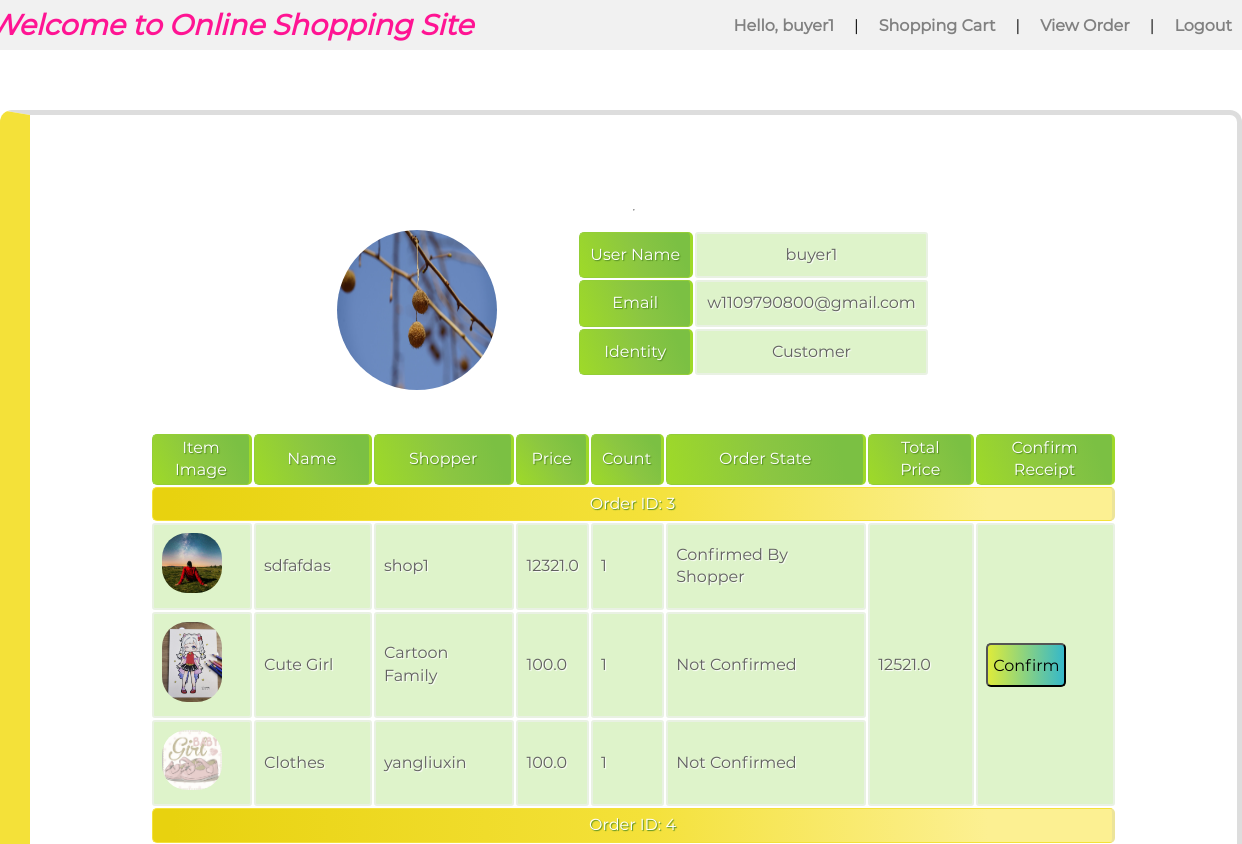
The app's page /order/view (signed in, upper part), older data.
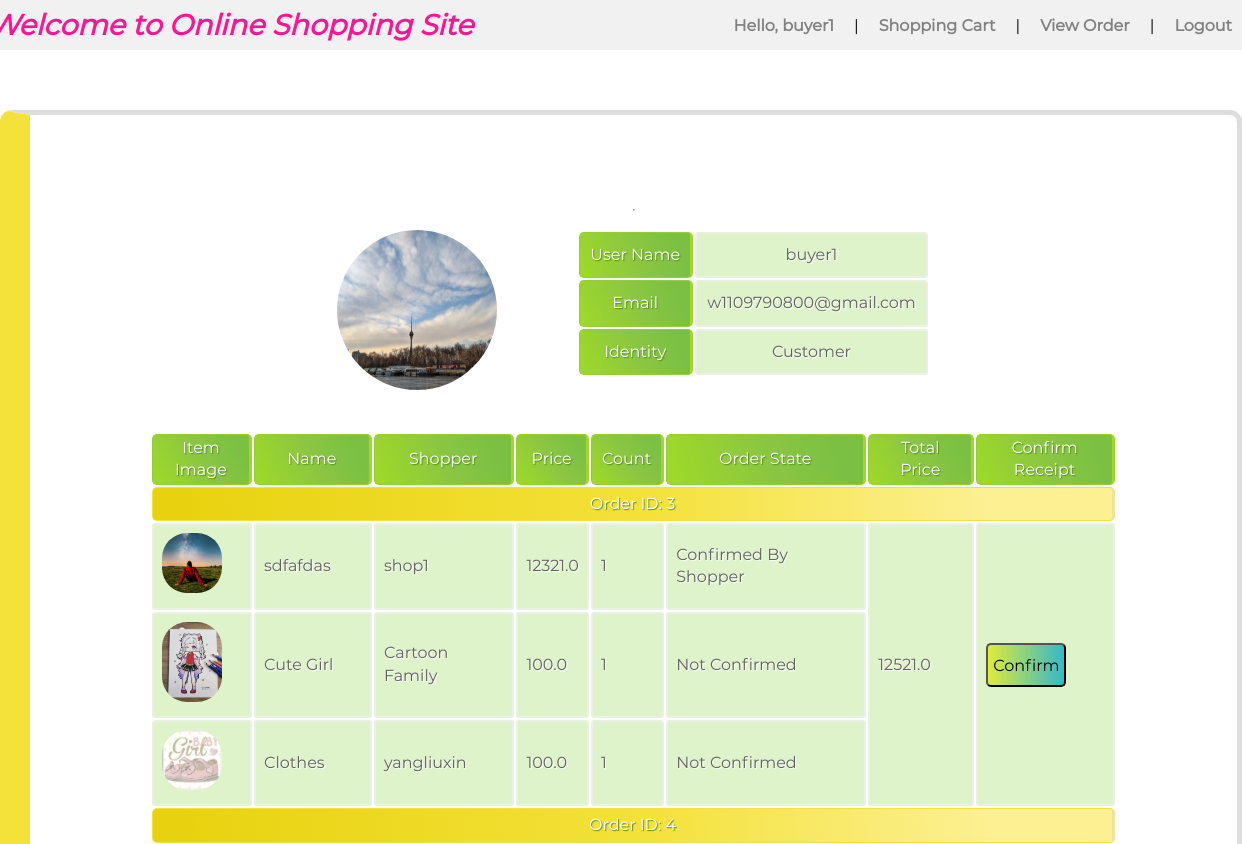
The same page, newer data.
### project/models/UserModel.py (models this page shows, shortened)
class User(UserMixin, PkModel):
    __tablename__ = "users"
    username = Column(db.String(80), unique=True, nullable=False)
    main_image_url = Column(db.VARCHAR(255), nullable=True, default="static/image/user_info/default_avatar.jpg")
    email = Column(db.String(80), unique=True, nullable=False)
    password = Column(db.String(128), nullable=True)
    created_at = Column(db.DateTime, nullable=False, default=dt.datetime.utcnow)
    first_name = Column(db.String(30), nullable=True)
    last_name = Column(db.String(30), nullable=True)
    active = Column(db.Boolean(), default=False)
    is_shopper = Column(db.Boolean(), default=False)
    items = db.relationship("Item", backref='owned_user', lazy=True)
    cart = db.relationship("Cart", backref='cart_user', lazy=True)
    order = db.relationship("Order", backref='order_user', lazy=True)

### project/models/OrderModel.py (models this page shows, shortened)
class Order(PkModel):
    __tablename__ = "orders"
    order_id = Column(db.Integer, nullable=False)
    count = Column(db.Integer, nullable=False)
    item_id = db.Column(db.Integer, db.ForeignKey("item.id"))
    user_id = db.Column(db.Integer, db.ForeignKey("users.id"))
    shopper_id = db.Column(db.Integer)
    is_confirmed_by_shopper = db.Column(db.Boolean, nullable=False, default=False)
    is_confirmed_delivery = db.Column(db.Boolean, nullable=False, default=False)
    created_at = Column(db.DateTime, nullable=False, default=dt.datetime.utcnow)
    def get_shop_userID(self) -> int:
        return Item.get_by_id(self.item_id).owner

### project/models/ItemModel.py (models this page shows, shortened)
class Item(PkModel):
    __tablename__ = "item"
    name = Column(db.VARCHAR(255), nullable=False, default="")
    price = Column(db.Float(50), nullable=False, default=0.0)
    description = db.Column(db.String(length=1024), nullable=False, default="")
    inventory = Column(db.Integer, nullable=False, default=0)
    sold_count = Column(db.Integer, nullable=False, default=0)
    disabled = Column(db.Boolean, nullable=False, default=False)
    created_at = Column(db.DateTime, nullable=False, default=dt.datetime.utcnow)
    main_image_url = Column(db.VARCHAR(255), nullable=False, default="")
    owner = db.Column(db.Integer, db.ForeignKey("users.id"))
    cart = db.relationship("Cart", backref='cart_item', lazy=True)
    order = db.relationship("Order", backref='order_item', lazy=True)

### project/shopping/order.py (the view)
@blueprint.route("/order/view", methods=["GET", "POST"])
@login_required
def view_order():
    user: User = current_user
    total_price: dict = {}
    order_dict: dict = {}
    if user.is_shopper:
        orders = OrderModel.get_orders_by_shopper(user.id)
    else:
        orders = OrderModel.get_orders_by_userid(user.id)
    for order_id in orders:
        tmp_price = 0
        for order in orders[order_id]:
            shop_user_id: int = order.get_shop_userID()
            item_id: int = order.item_id
            item: Item = Item.get_by_id(item_id)
            order.item = item
            user_id: int = order.user_id
            buyer: User = User.get_by_id(user_id)
            shopper: User = User.get_by_id(shop_user_id)
            order.buyer = buyer
            order.shopper = shopper
            tmp_price += item.price * order.count
            order.status = "Not Confirmed"
            if order.is_confirmed_by_shopper:
                order.status = "Confirmed By Shopper"
            if order.is_confirmed_delivery:
                order.status = "Confirmed Delivered"
        total_price[order_id] = tmp_price
    return render_template("shopping/order.html", order_dict=order_dict, isshopper=user.is_shopper,
                           orders=orders, total_price=total_price)

### project/database_model.py (called while the page is built)
    @classmethod
    def get_by_id(cls, record_id):
        basestring = (str, bytes)
        if any(
                (
                        isinstance(record_id, basestring) and record_id.isdigit(),
                        isinstance(record_id, (int, float)),
                )
        ):
            return cls.query.get(int(record_id))
        return None

### project/models/OrderModel.py (called while the page is built)
def get_orders_by_userid(user_id) -> dict:
    items: list[Order] = Order.query.filter_by(user_id=user_id).all()
    res: dict[str: Order] = {}
    for i in items:
        order_id: int = i.order_id
        if order_id not in res.keys():
            res[order_id] = [i]
        else:
            res[order_id].append(i)
    return res

### project/models/UserModel.py (called while the page is built)
@login_manager.user_loader
def load_user(user_id):
    user = User.query.get(user_id)
    return user

### project/templates/shopping/order.html (shortened to what this page needs)
{% extends "/base/base.html" %}
{% block style %}
    <link rel="stylesheet" href="../../static/css/shopping/order.css">
    <link rel="stylesheet" href="../../static/css/shopping/shopping_cart.css">
{% endblock %}
{% block content %}
    <div class="shopping-cart-big-box">
        <div id="shopping-cart-box">
            <br>
            <hr>
            <br>
            <div class="user-info-default">
                <div id="default_avatar">
                    <img src="../../{{ current_user.main_image_url }}" alt="">
                </div>
                <div id="empty">
                </div>
                <div id="default-info">
                    <table class="add-item-box-table">
                        <tbody>
                        <tr>
                            <th>User Name</th>
                            <td>{{ current_user.username }}</td>
                        </tr>
                        <tr>
                            <th>Email</th>
                            <td>{{ current_user.email }}</td>
                        </tr>
                        <tr>
                            <th>Identity</th>
                            <td>
                                {% if current_user.is_shopper %}
                                    Seller
                                {% else %}
                                    Customer
                                {% endif %}
                            </td>
                        </tr>
                        </tbody>
                    </table>
                </div>
            </div>
            <br><br>
            <table class="shopping-cart-box-table">
                <thead>
                <tr>
                    <th class="cancel-column">Item Image</th>
                    <th class="index-item-image-box">Name</th>
                    <th class="index-item-image-box">
                        {% if current_user.is_shopper %}
                            Buyer
                        {% else %}
                            Shopper
                        {% endif %}
                    </th>
                    <th>Price</th>
                    <th>Count</th>
                    <th>Order State</th>
                    <th>Total Price</th>
                    <th class="cancel-column">Confirm Receipt</th>
                </tr>
                </thead>
                <tbody>
                {% for order_id in orders %}
                    <tr class="shopping-cart-seller">
                        <th colspan="8">Order ID: {{ order_id }}</th>
                    </tr>
                    {% for order in orders[order_id] %}
                        <tr>
                        <td class="index-item-image-box">
                            <a
                                    href="{{ url_for("item.details", itemID=order.item_id) }}"><img
                                    class="index-item-image"
                                    src="{{ url_for('static', filename='uploaded_files/'+order.item.main_image_url) }}"
                                    value="Item Image"></a>
                        </td>
                        <td>
                            {{ order.item.name }}
                        </td>
                        <td>
                            {% if current_user.is_shopper %}
                                {{ order.buyer.username }}
                            {% else %}
                                {{ order.shopper.username }}
                            {% endif %}
                        </td>
                        <td>
                            {{ order.item.price }}
                        </td>
                        <td>
                            {{ order.count }}
                        </td>
                        <td>
                            {{ order.status }}
                        </td>
                        {% if loop.index == 1 %}
                            <td rowspan="{{ orders[order_id]|length }}">
                                {{ total_price[order_id] }}
                            </td>
                            <td rowspan="{{ orders[order_id]|length }}">
                                {% if current_user.is_shopper %}
                                    <button class="button-default">
                                        <a href="{{ url_for("order.shopper_confirm_order", order_id=order_id) }}">Confirm</a>
                                    </button>
                                {% else %}
                                    <button class="button-default">
                                        <a href="{{ url_for("order.buyer_confirm_order", order_id=order_id) }}">Confirm</a>
                                    </button>
                                {% endif %}
                            </td>
                        {% endif %}
                    {% endfor %}
                </tr>
                {% endfor %}
                </tbody>
            </table>
            <br>
        </div>
    </div>
{% endblock %}

### project/templates/base/base.html (shortened to what this page needs)
<!DOCTYPE html>
<html lang="en">
<head>
    <link rel="stylesheet" href="{{ url_for('static',filename='css/base/base.css') }}">
    <link rel="stylesheet" href="{{ url_for('static',filename='css/base/footer.css') }}">
    <link rel="stylesheet" href="{{ url_for('static',filename='css/base/new_navbar.css') }}">
    {% block style %}
    {% endblock %}
</head>
<body>
<header>
    <nav>
        {% block nav %}
            <div class="nav-container-box">
                <a class="nav-main-text" href="{{ url_for("index.home") }}">Welcome to Online Shopping Site</a>
                <ul class="nav-right-bar">
                    {% if current_user.is_authenticated %}
                        <li><a href="{{ url_for("user.info") }}">Hello, {{ current_user.username }}</a></li>
                        <li>|</li>
                        {% if current_user.is_shopper %}
                            <li class="nav-title_shopping_cart">
                                &nbsp;&nbsp;&nbsp;<a href="{{ url_for("item.ManageItem") }}">Manage Items</a>
                            </li>
                            <li>|</li>
                            <li class="nav-title_shopping_cart">
                                <a href="{{ url_for("order.view_order") }}">
                                    Manage Order</a>
                            </li>
                        {% else %}
                            <li class="nav-title_shopping_cart">
                                <a href="{{ url_for("cart.shopping_cart") }}">
                                    Shopping Cart</a>
                            </li>
                            <li>|</li>
                            <li class="nav-title_shopping_cart">
                                <a href="{{ url_for("order.view_order") }}">
                                    View Order</a>
                            </li>
                        {% endif %}
                        <li>|</li>
                        <li><a href="{{ url_for("user.logout") }}">Logout</a></li>
                    {% endif %}
                </ul>
            </div>
        {% endblock %}
    </nav>
</header>
{% block body %}
    <section id="container">
        {% block content %}
        {% endblock %}
    </section>
{% endblock %}
</body>
</html>

### project/static/css/base/base.css (style rules this page uses)
* { list-style: none; margin: 0; padding: 0; font-size: 16px; font-family: Montserrat, sans-serif; font-weight: 400; font-style: normal; -webkit-font-smoothing: antialiased; -webkit-text-size-adjust: 100%; scrollbar-width: none; -ms-overflow-style: none; z-index: 1; }
* { transition: all 0.4s linear; transition-timing-function: cubic-bezier(0.59, -0.26, 0.33, 1.42); -webkit-transition: all 0.4s linear; -moz-transition: all 0.4s linear; -o-transition: all 0.4s linear; }
body { display: flex; flex-direction: column; cursor: url(https://photos-picgo.oss-cn-beijing.aliyuncs.com/img/cursor_1.png), default; }
#container { display: flex; min-height: 100vh; flex-direction: column; }
a { text-decoration: none; color: black; }
.button-default { height: 44px; padding: 5px; margin-right: 15px; background-image: linear-gradient(to right, #ddeb3b, #03a9f4, #f441a5, #e7cecc); border-radius: 5px; background-size: 390%; font-size: 18px; color: #FFF; text-decoration: none; font-weight: bold; }
a { text-decoration: none; }
img { animation: FadeIn 0.5s ease-in 0s backwards; animation: wiggle 1.5s ease-in 0s backwards; border-radius: 25px; }
body { animation: FadeIn 0.5s ease-in 0s backwards; }

### project/static/css/base/new_navbar.css (style rules this page uses)
.nav-container-box { height: 50px; display: flex; flex-direction: row; justify-content: space-between; align-items: center; background-color: #f1f1f1; }
.nav-main-text { padding: 10px; text-decoration: none; font-size: 26px; font-weight: bold; font-style: italic; color: deeppink; float: left; }
.nav-right-bar { display: flex; flex-direction: row; justify-content: space-around; align-items: center; list-style: none; }
.nav-right-bar li { margin: 10px; }
.nav-right-bar li a { text-decoration: none; color: #c398e3; font-weight: bold; }
.nav-right-bar li a:link { color: gray; }

### project/static/css/shopping/order.css (style rules this page uses)
.shopping-cart-big-box { display: flex; flex-direction: column; align-items: center; margin-top: 60px; }
#shopping-cart-box { background-color: #efefef; border-left: 30px solid #f4e139; border-right: 1px solid #ddd; -moz-box-shadow: 0px 0px 16px #aaa; border-radius: 12px; padding: 75px 120px; display: flex; flex-direction: column; justify-content: center; align-items: center; min-width: 70%; }
#default-info { display: flex; flex-direction: column; flex-wrap: nowrap; align-content: flex-start; text-space: 1px; }
.add-item-box-table { font-family: "Trebuchet MS", sans-serif; font-size: 16px; font-weight: bold; line-height: 1.4em; font-style: normal; border-collapse: separate; display: flex; flex-direction: column; width: 100%; }
.add-item-box-table th { padding: 16px; color: #fff; text-shadow: 1px 1px 1px #568F23; border-bottom: 3px solid #9ED929; border-radius: 5px; min-width: 28%; background: transparent; margin: 2px; }
.add-item-box-table th { color: #fff; text-shadow: 1px 1px 1px #568F23; background-color: #9DD929; border: 1px solid #93CE37; border-right: 3px solid #9ED929; padding: 0px 10px; background: -webkit-gradient( linear, left bottom, right top, color-stop(0.02, rgb(158, 217, 41)), color-stop(0.51, rgb(139, 198, 66)), color-stop(0.87, rgb(123, 192, 67)) ); background: -moz-linear-gradient( left bottom, rgb(158, 217, 41) 2%, rgb(139, 198, 66) 51%, rgb(123, 192, 67) 87% ); -moz-border-radius: 5px 0px 0px 5px; -webkit-border-top-left-radius: 5px; -webkit-border-bottom-left-radius: 5px; border-top-left-radius: 5px; border-bottom-left-radius: 5px; }
.add-item-box-table tbody td { padding: 10px; text-align: center; background-color: #DEF3CA; border: 2px solid #e9f1e3; border-radius: 3px; color: #616060; text-shadow: 1px 1px 1px #fff; }
#empty { width: 80px; height: 100px; }
.user-info-default { display: flex; flex-direction: row; justify-content: space-between; }
#default_avatar img { width: 160px; height: 160px; border-radius: 150px; }

Row changes from the older to the newer data that the page shows:
changed User "buyer1": main_image_url: a different picture
